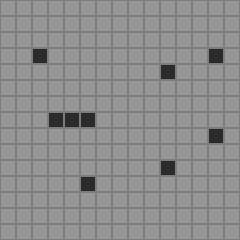

The image is a tile-based game level rendered from a .tmx file. Its description and source (layers, tilesets, objects; grid data summarised) follow:
An orthogonal 15x15 tile map with 16x16 px tiles, 2 tile layers (background, collision) and 11 objects (10x place_region, unit_sprite).

<map version="1.0" orientation="orthogonal" width="15" height="15" tilewidth="16" tileheight="16">
 <tileset firstgid="1" name="battle_tileset" tilewidth="16" tileheight="16">
  <image source="../images/open_tileset.png" width="160" height="180" />
 </tileset>
 <layer name="background" width="15" height="15">
  <data>[225 cells, 225 non-empty, 1 distinct tile ids]</data>
 </layer>
 <layer name="collision" width="15" height="15">
  <properties>
   <property name="collision" value="true" />
  </properties>
  <data>[225 cells, 20 non-empty, 16 distinct tile ids]</data>
 </layer>
 <objectgroup name="regions" width="15" height="15">
  <object name="player1_region0" type="place_region" gid="73" x="80" y="208">
   <properties>
    <property name="group" value="place_regions" />
    <property name="player" value="player1" />
    <property name="texture" value="highlighted_region_image" />
   </properties>
  </object>
  <object name="player1_region1" type="place_region" gid="73" x="96" y="208">
   <properties>
    <property name="group" value="place_regions" />
    <property name="player" value="player1" />
    <property name="texture" value="highlighted_region_image" />
   </properties>
  </object>
  <object name="player1_region2" type="place_region" gid="73" x="112" y="208">
   <properties>
    <property name="group" value="place_regions" />
    <property name="player" value="player1" />
    <property name="texture" value="highlighted_region_image" />
   </properties>
  </object>
  <object name="player1_region3" type="place_region" gid="73" x="128" y="208">
   <properties>
    <property name="group" value="place_regions" />
    <property name="player" value="player1" />
    <property name="texture" value="highlighted_region_image" />
   </properties>
  </object>
  <object name="player1_region4" type="place_region" gid="73" x="144" y="208">
   <properties>
    <property name="group" value="place_regions" />
    <property name="player" value="player1" />
    <property name="texture" value="highlighted_region_image" />
   </properties>
  </object>
  <object name="current_unit_sprite" type="unit_sprite" gid="73" x="16" y="32">
   <properties>
    <property name="group" value="unit_sprites" />
    <property name="texture" value="knight_image" />
   </properties>
  </object>
  <object name="player2_region0" type="place_region" gid="65" x="80" y="48">
   <properties>
    <property name="group" value="place_regions" />
    <property name="player" value="player2" />
    <property name="texture" value="player2_highlighted_region_image" />
   </properties>
  </object>
  <object name="player2_region1" type="place_region" gid="65" x="96" y="48">
   <properties>
    <property name="group" value="place_regions" />
    <property name="player" value="player2" />
    <property name="texture" value="player2_highlighted_region_image" />
   </properties>
  </object>
  <object name="player2_region2" type="place_region" gid="65" x="112" y="48">
   <properties>
    <property name="group" value="place_regions" />
    <property name="player" value="player2" />
    <property name="texture" value="player2_highlighted_region_image" />
   </properties>
  </object>
  <object name="player2_region3" type="place_region" gid="65" x="128" y="48">
   <properties>
    <property name="group" value="place_regions" />
    <property name="player" value="player2" />
    <property name="texture" value="player2_highlighted_region_image" />
   </properties>
  </object>
  <object name="player2_region4" type="place_region" gid="65" x="144" y="48">
   <properties>
    <property name="group" value="place_regions" />
    <property name="player" value="player2" />
    <property name="texture" value="player2_highlighted_region_image" />
   </properties>
  </object>
 </objectgroup>
</map>